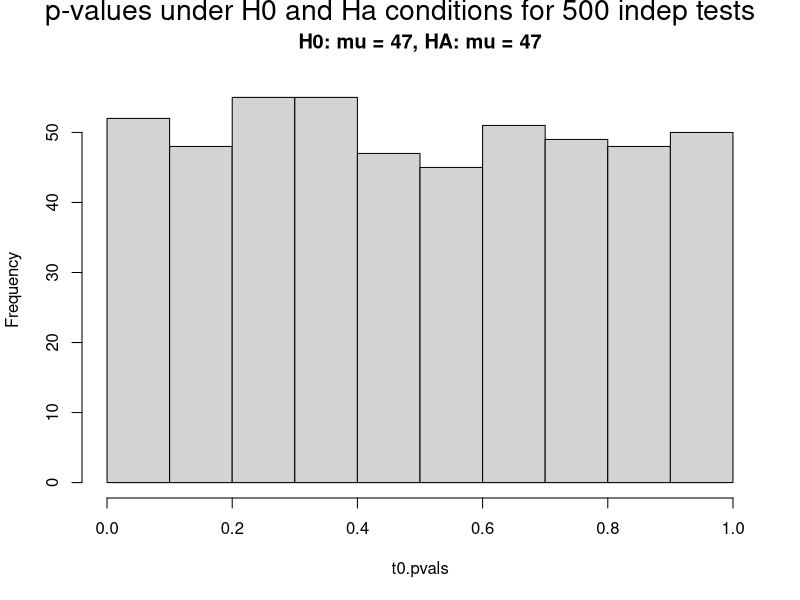
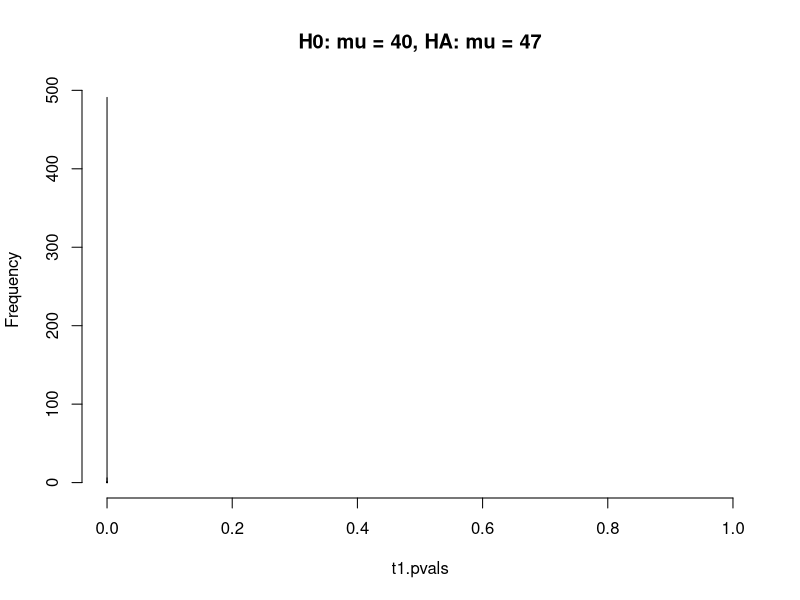
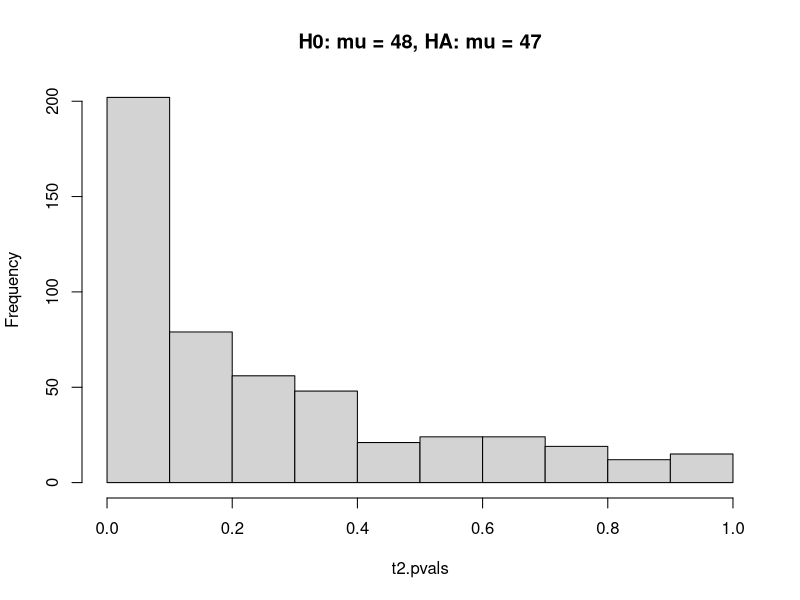
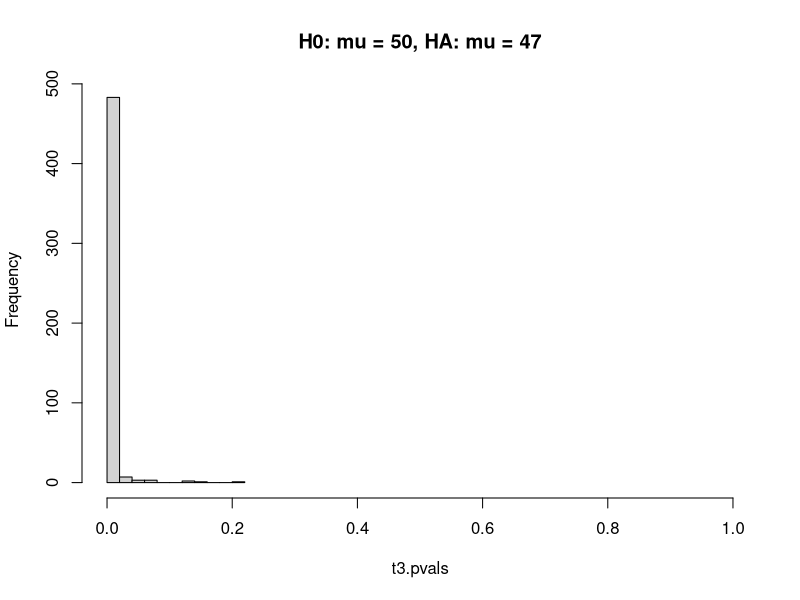
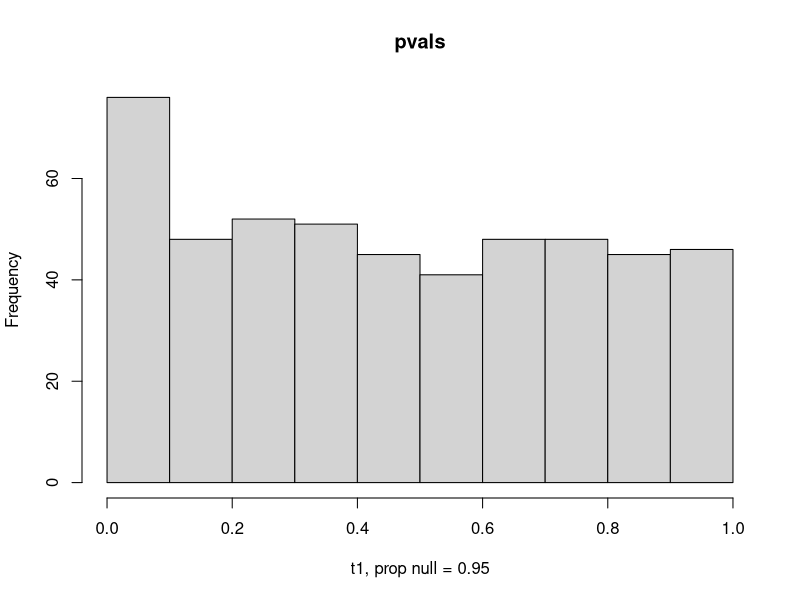
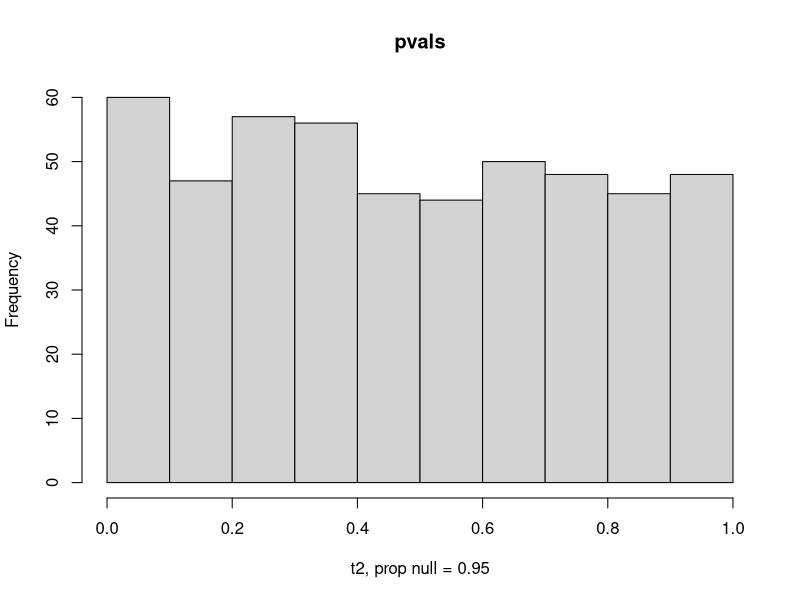
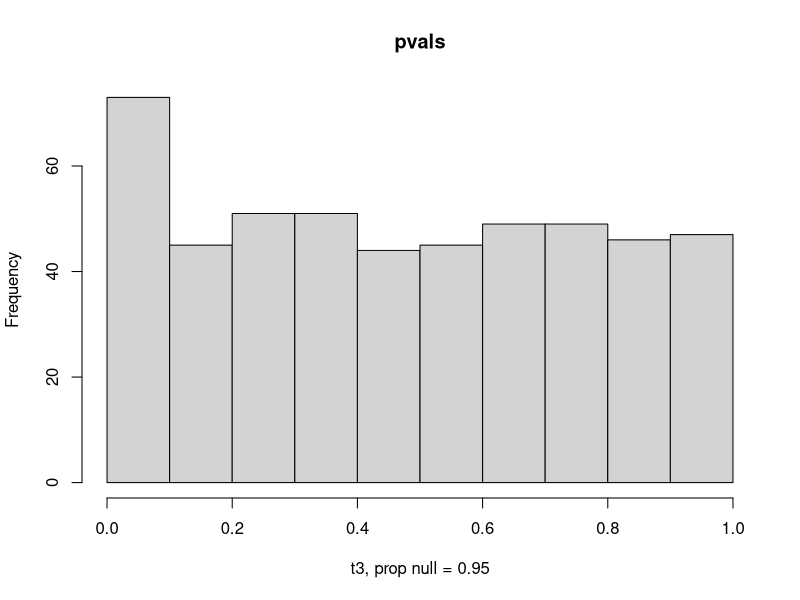
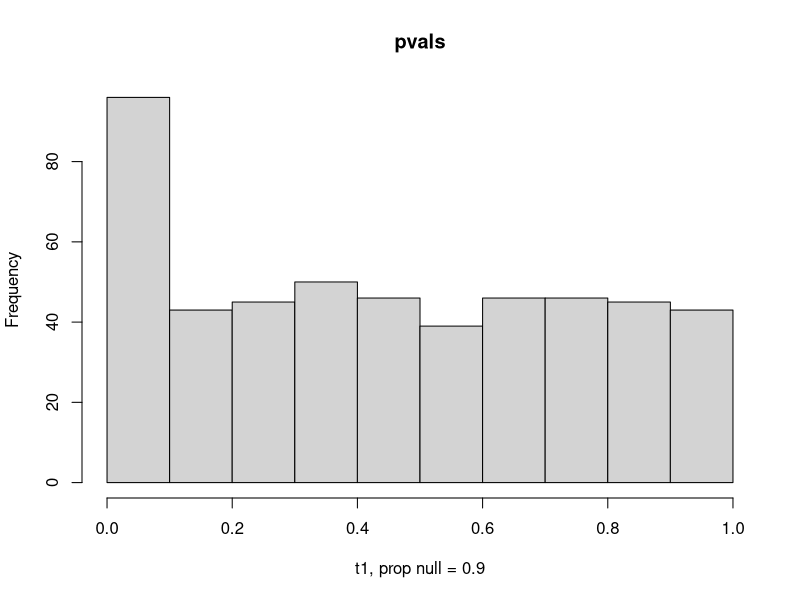

R code for these plots, in order: (Note: this script raises an error after producing the figures.)
## ---- chunk 1

set.seed(47)
t0.pvals = replicate(500,t.test(rnorm(20,47,3), mu=47)$p.value)
t1.pvals = replicate(500,t.test(rnorm(20,47,3), mu=40)$p.value)
t2.pvals = replicate(500,t.test(rnorm(20,47,3), mu=48)$p.value)
t3.pvals = replicate(500,t.test(rnorm(20,47,3), mu=50)$p.value)

#par(mfrow=c(2,2))
hist(t0.pvals, main="H0: mu = 47, HA: mu = 47", xlim=c(0,1))
mtext("p-values under H0 and Ha conditions for 500 indep tests", side=3, line=-1.2, outer=T, cex = 1.7)
hist(t1.pvals, main="H0: mu = 40, HA: mu = 47", xlim=c(0,1))
hist(t2.pvals, main="H0: mu = 48, HA: mu = 47", xlim=c(0,1))
hist(t3.pvals, main="H0: mu = 50, HA: mu = 47", xlim=c(0,1))
## ---- chunk 2
# let g = proportion of null genes

#par(mfrow=c(6,2))
g=0.95
hist(c(t0.pvals[sample(1:500,500*g)], 
       t1.pvals[sample(1:500,500*(1-g))]),
       xlab=paste("t1, prop null =",g), main="pvals")
hist(c(t0.pvals[sample(1:500,500*g)], 
       t2.pvals[sample(1:500,500*(1-g))]),
     xlab=paste("t2, prop null =",g), main="pvals")
hist(c(t0.pvals[sample(1:500,500*g)], 
       t3.pvals[sample(1:500,500*(1-g))]),
     xlab=paste("t3, prop null =",g), main="pvals")

g=0.9
hist(c(t0.pvals[sample(1:500,500*g)], 
       t1.pvals[sample(1:500,500*(1-g))]),
     xlab=paste("t1, prop null =",g), main="pvals")
hist(c(t0.pvals[sample(1:500,500*g)], 
       t2.pvals[sample(1:500,500*(1-g))]),
     xlab=paste("t2, prop null =",g), main="pvals")
hist(c(t0.pvals[sample(1:500,500*g)], 
       t3.pvals[sample(1:500,500*(1-g))]),
     xlab=paste("t3, prop null =",g), main="pvals")

g=0.8
hist(c(t0.pvals[sample(1:500,500*g)], 
       t1.pvals[sample(1:500,500*(1-g))]),
     xlab=paste("t1, prop null =",g), main="pvals")
hist(c(t0.pvals[sample(1:500,500*g)], 
       t2.pvals[sample(1:500,500*(1-g))]),
     xlab=paste("t2, prop null =",g), main="pvals")
hist(c(t0.pvals[sample(1:500,500*g)], 
       t3.pvals[sample(1:500,500*(1-g))]),
     xlab=paste("t3, prop null =",g), main="pvals")

g=0.5
hist(c(t0.pvals[sample(1:500,500*g)], 
       t1.pvals[sample(1:500,500*(1-g))]),
     xlab=paste("t1, prop null =",g), main="pvals")
hist(c(t0.pvals[sample(1:500,500*g)], 
       t2.pvals[sample(1:500,500*(1-g))]),
     xlab=paste("t2, prop null =",g), main="pvals")
hist(c(t0.pvals[sample(1:500,500*g)], 
       t3.pvals[sample(1:500,500*(1-g))]),
     xlab=paste("t3, prop null =",g), main="pvals")
## ---- chunk 3
#| fig-cap: "Different $\\alpha^*$ values for three different stopping criteria. Note that Peto does not control the test at an overall $\\alpha=0.05,$ although it is close. [@schulz2005]"
#| fig-width: 8
#| fig-align: 'center'
#| echo: false
knitr::include_graphics("figs/alphaInterim.png")
## ---- chunk 4
library(data.table)
sim_week <- function(n_per_week, baseline, treatment_effect) {
  data.table(
    control = rbinom(n_per_week, 1, baseline),
    treatment = rbinom(n_per_week, 1, baseline + treatment_effect)
  )
}

sim_weeks <-
  function(n_per_week,
           baseline,
           treatment_effect,
           n_weeks) {
    # create list where each element is the data
    # for a week created by sim_week()
    weeks_list = replicate(n_weeks,
                           sim_week(n_per_week, baseline, treatment_effect),
                           simplify = F)
    
    # collapse the list of weeks into a
    # data.table with a week id column
    weeks_dt <- rbindlist(weeks_list, idcol = 'week')
    
    weeks_dt |>
      # melt into long format with week as the id
      melt(id.vars = 'week',
           variable.name = 'group',
           value.name = 'success') %>%
      # sum success flag by week and group (treat vs control)
      .[, .(successes_per_week = sum(success)), by = c('week', 'group')] %>%
      # create the cumulative successes for each week by group
      .[, successes := cumsum(successes_per_week), by = 'group'] %>%
      # create the cumulative failures by week
      .[, failures := week * n_per_week - successes] %>%
      # order by week
      .[order(week)]
  }

sim_test <-
  function(n_per_week,
           baseline,
           treatment_effect,
           n_weeks) {
    # get the data
    sim_result <-
      sim_weeks(n_per_week, baseline, treatment_effect, n_weeks)
    
    # create an empty dt to populate below
    dt_prop_test_result = data.table(
      week = 1:n_weeks,
      control_prop = vector(mode = 'numeric', length = n_weeks),
      treatment_prop = vector(mode = 'numeric', length = n_weeks),
      p_value = vector(mode = 'numeric', length = n_weeks)
    )
    
    for (w in 1:n_weeks) {
      # create a matrix with successes and fails in
      # the columns control and treatment in the rows
      mat = as.matrix(sim_result[week == w, .(successes, failures)])
      
      # do the prop.test
      prop_test_result = prop.test(mat)
      
      # update the results data.table
      dt_prop_test_result[week == w, `:=`(
        control_prop = prop_test_result$estimate[1],
        treatment_prop = prop_test_result$estimate[2],
        p_value = prop_test_result$p.value
      )]
    }
    
    return(dt_prop_test_result)
  }


sim_tests <-
  function(n_per_week,
           baseline,
           treatment_effect,
           n_weeks,
           n_tests) {
    # replicate the test n_tests times
    tests_list = replicate(n_tests,
                           sim_test(n_per_week, baseline, treatment_effect, n_weeks),
                           simplify = F)
    
    # return a data.table with an id col called test
    rbindlist(tests_list, idcol = 'test')
  }
## ---- chunk 5
set.seed(4747)

df_tests <-
  sim_tests(
    n_per_week = 500,
    baseline = 0.5,
    treatment_effect = 0,
    n_weeks = 4,
    n_tests = 1000
  ) |>
  as_tibble()

## ---- chunk 6
# add early stopping to tests
df_tests_stop <- df_tests |>
  mutate(Pe_alpha = rep(c(0.001, 0.001, 0.001, 0.05), 1000)) |>
  mutate(OF_alpha = rep(c(0.0001, 0.004, 0.019, 0.043), 1000)) |>
  # flag for whether p-value is less than 0.05
  mutate(raw_stop = as.numeric(p_value < 0.05)) |>
  mutate(Bon_stop = as.numeric(p_value < 0.05/4)) |>
  mutate(Po_stop = as.numeric(p_value <  0.018)) |>
  mutate(Pe_stop = as.numeric(p_value < Pe_alpha)) |>
  mutate(OF_stop = as.numeric(p_value < OF_alpha)) |>
  group_by(test) |>
  # first p-value stopped at, if stop == 0 for
  # all weeks this will be the p-value for the first week
  mutate(raw_stop_p_value = dplyr::first(p_value, desc(raw_stop))) |>
  mutate(Bon_stop_p_value = dplyr::first(p_value, desc(Bon_stop))) |>
  mutate(Po_stop_p_value = dplyr::first(p_value, desc(Po_stop))) |>
  mutate(Pe_stop_p_value = dplyr::first(p_value, desc(Pe_stop))) |>
  mutate(OF_stop_p_value = dplyr::first(p_value, desc(OF_stop))) |>
  ungroup()

df_tests_stop |>
  summarise(type1 = mean(raw_stop_p_value < .05))


df_tests_stop |>
  mutate(stop_color = ifelse(raw_stop_p_value < .05, "reject", "don't reject")) |>
  filter(test < 100) |>
  ggplot() +
  geom_line(aes(x = week, y = p_value, group = test, color = stop_color), alpha = .7) +
  geom_hline(yintercept = 0.05, color = "black") +
  scale_color_viridis_d(begin = .9, end = .1) +
  ggtitle("Raw p-value reject: Type 1 ~ 13.1%")
## ---- chunk 7
df_tests_stop |>
  summarise(type1 = mean(Bon_stop_p_value < .05/4))


df_tests_stop |>
  mutate(stop_color = ifelse(Bon_stop_p_value < .05/4, "reject", "don't reject")) |>
  filter(test < 100) |>
  ggplot() +
  geom_line(aes(x = week, y = p_value, group = test, color = stop_color), alpha = .7) +
  geom_hline(yintercept = 0.05, color = "grey") +
  geom_hline(yintercept = 0.05/4, color = "black") +
  scale_color_viridis_d(begin = .9, end = .1) +
  ggtitle("Bonferroni p-value reject: Type 1 ~ 2.7%")

## ---- chunk 8
df_tests_stop |>
  summarise(type1 = mean(Po_stop_p_value < .018))


df_tests_stop |>
  mutate(stop_color = ifelse(Po_stop_p_value < .018, "reject", "don't reject")) |>
  filter(test < 100) |>
  ggplot() +
  geom_line(aes(x = week, y = p_value, group = test, color = stop_color), alpha = .7) +
  geom_hline(yintercept = 0.05, color = "grey") +
  geom_hline(yintercept = 0.018, color = "black") +
  scale_color_viridis_d(begin = .9, end = .1) +
  ggtitle("Pocock p-value reject: Type 1 ~ 4.8%")

## ---- chunk 9

df_tests_stop |>
  group_by(test) |>
  mutate(any_stop = max(Pe_stop)) |>
  ungroup() |>
  summarise(type1 = mean(any_stop))


df_tests_stop |>
  group_by(test) |>
  mutate(any_stop = max(Pe_stop)) |>
  ungroup()  |>
  mutate(stop_color = ifelse(any_stop == 1, "reject", "don't reject")) |>
  filter(test < 100) |>
  ggplot() +
  geom_line(aes(x = week, y = p_value, group = test, color = stop_color), alpha = .7) +
  geom_hline(yintercept = 0.05, color = "grey") +
  geom_segment(aes(y = 0.001, yend =0.001, x = 0.9, xend = 1.5,), color = "black") +
  geom_segment(aes(y = 0.001, yend =0.001, x = 1.5, xend = 2.5,), color = "black") +
  geom_segment(aes(y = 0.001, yend =0.001, x = 2.5, xend = 3.5,), color = "black") +
  geom_segment(aes(y = 0.05, yend =0.05, x = 3.5, xend = 4.1,), color = "black") +
  scale_color_viridis_d(begin = .9, end = .1) +
  ggtitle("Peto p-value reject: Type 1 ~ 5.4%")
## ---- chunk 10
df_tests_stop |>
  group_by(test) |>
  mutate(any_stop = max(OF_stop)) |>
  ungroup() |>
  summarise(type1 = mean(any_stop))


df_tests_stop |>
  group_by(test) |>
  mutate(any_stop = max(OF_stop)) |>
  ungroup()  |>
  mutate(stop_color = ifelse(any_stop == 1, "reject", "don't reject")) |>
  filter(test < 100) |>
  ggplot() +
  geom_line(aes(x = week, y = p_value, group = test, color = stop_color), alpha = .7) +
  geom_hline(yintercept = 0.05, color = "grey") +
  geom_segment(aes(y = 0.0001, yend =0.0001, x = 0.9, xend = 1.5,), color = "black") +
  geom_segment(aes(y = 0.004, yend =0.004, x = 1.5, xend = 2.5,), color = "black") +
  geom_segment(aes(y = 0.019, yend =0.019, x = 2.5, xend = 3.5,), color = "black") +
  geom_segment(aes(y = 0.043, yend =0.043, x = 3.5, xend = 4.1,), color = "black") +
  scale_color_viridis_d(begin = .9, end = .1) +
  ggtitle("O'Brien-Fleming p-value reject: Type 1 ~ 4.9%")
